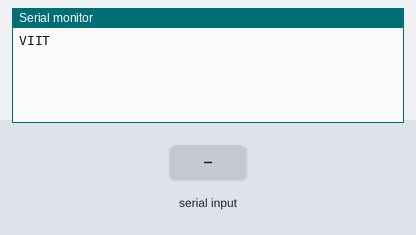
Bench run of a sketch on a simulated Arduino Uno, built with avr-gcc and run on an emulated ATmega328P. Parts: the last lines printed to the serial monitor. Inputs (shaded band) come from the test bench.

Above: at 1.2 s.
1.3 s: "1" received over the second serial link
At 2.5 s:
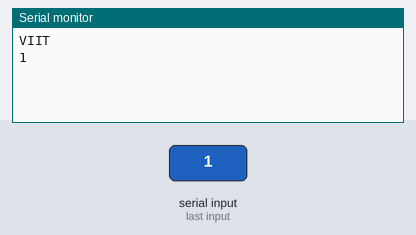
2.8 s: "0" received over the second serial link
At 3.8 s:
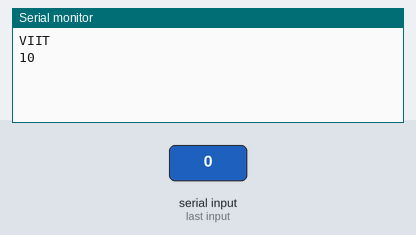

The sketch:

RF_module.ino
```cpp
#include<SoftwareSerial.h>
SoftwareSerial HC12(2,3);

void setup() {
  // put your setup code here, to run once:
Serial.begin(9600);
HC12.begin(9600);
Serial.println("VIIT");

}

void loop() {
  // put your main code here, to run repeatedly:
  while(HC12.available()){
    Serial.write(HC12.read());

  }
while(Serial.available()){
  HC12.write(Serial.read());

}
}
```

Measured:
- after the input at 1.3 s, the serial monitor: prints a new line at once (image 1)
- after the input at 2.8 s, the serial monitor: prints a new line at once (image 2)
